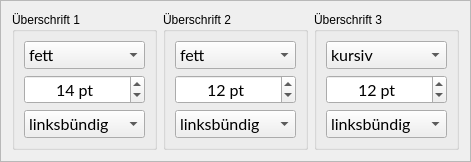
                <widget class="QFrame" name="frame_3">
                 <property name="sizePolicy">
                  <sizepolicy hsizetype="Expanding" vsizetype="Expanding">
                   <horstretch>0</horstretch>
                   <verstretch>0</verstretch>
                  </sizepolicy>
                 </property>
                 <property name="frameShape">
                  <enum>QFrame::Shape::StyledPanel</enum>
                 </property>
                 <property name="frameShadow">
                  <enum>QFrame::Shadow::Raised</enum>
                 </property>
                 <layout class="QHBoxLayout" name="horizontalLayout_6">
                  <item>
                   <widget class="QGroupBox" name="groupBox_7">
                    <property name="sizePolicy">
                     <sizepolicy hsizetype="Expanding" vsizetype="Expanding">
                      <horstretch>0</horstretch>
                      <verstretch>0</verstretch>
                     </sizepolicy>
                    </property>
                    <property name="title">
                     <string>Überschrift 1</string>
                    </property>
                    <layout class="QVBoxLayout" name="verticalLayout_4">
                     <item>
                      <widget class="QComboBox" name="comboBox_9">
                       <property name="font">
                        <font>
                         <family>Lato</family>
                         <pointsize>12</pointsize>
                         <bold>false</bold>
                         <stylestrategy>PreferAntialias</stylestrategy>
                         <kerning>true</kerning>
                        </font>
                       </property>
                       <property name="currentIndex">
                        <number>1</number>
                       </property>
                       <item>
                        <property name="text">
                         <string>normal</string>
                        </property>
                       </item>
                       <item>
                        <property name="text">
                         <string>fett</string>
                        </property>
                       </item>
                       <item>
                        <property name="text">
                         <string>kursiv</string>
                        </property>
                       </item>
                      </widget>
                     </item>
                     <item>
                      <widget class="QSpinBox" name="spinBox_5">
                       <property name="font">
                        <font>
                         <family>Lato</family>
                         <pointsize>12</pointsize>
                         <bold>false</bold>
                         <stylestrategy>PreferAntialias</stylestrategy>
                         <kerning>true</kerning>
                        </font>
                       </property>
                       <property name="alignment">
                        <set>Qt::AlignmentFlag::AlignCenter</set>
                       </property>
                       <property name="suffix">
                        <string> pt </string>
                       </property>
                       <property name="prefix">
                        <string/>
                       </property>
                       <property name="minimum">
                        <number>8</number>
                       </property>
                       <property name="maximum">
                        <number>24</number>
                       </property>
                       <property name="value">
                        <number>14</number>
                       </property>
                      </widget>
                     </item>
                     <item>
                      <widget class="QComboBox" name="comboBox_10">
                       <property name="font">
                        <font>
                         <family>Lato</family>
                         <pointsize>12</pointsize>
                         <bold>false</bold>
                         <stylestrategy>PreferAntialias</stylestrategy>
                         <kerning>true</kerning>
                        </font>
                       </property>
                       <property name="currentIndex">
                        <number>0</number>
                       </property>
                       <item>
                        <property name="text">
                         <string>linksbündig</string>
                        </property>
                       </item>
                       <item>
                        <property name="text">
                         <string>rechtsbündig</string>
                        </property>
                       </item>
                       <item>
                        <property name="text">
                         <string>zentriert</string>
                        </property>
                       </item>
                      </widget>
                     </item>
                    </layout>
                   </widget>
                  </item>
                  <item>
                   <widget class="QGroupBox" name="groupBox_8">
                    <property name="sizePolicy">
                     <sizepolicy hsizetype="Expanding" vsizetype="Expanding">
                      <horstretch>0</horstretch>
                      <verstretch>0</verstretch>
                     </sizepolicy>
                    </property>
                    <property name="title">
                     <string>Überschrift 2</string>
                    </property>
                    <layout class="QVBoxLayout" name="verticalLayout_5">
                     <item>
                      <widget class="QComboBox" name="comboBox_11">
                       <property name="font">
                        <font>
                         <family>Lato</family>
                         <pointsize>12</pointsize>
                         <bold>false</bold>
                         <stylestrategy>PreferAntialias</stylestrategy>
                         <kerning>true</kerning>
                        </font>
                       </property>
                       <property name="currentIndex">
                        <number>1</number>
                       </property>
                       <item>
                        <property name="text">
                         <string>normal</string>
                        </property>
                       </item>
                       <item>
                        <property name="text">
                         <string>fett</string>
                        </property>
                       </item>
                       <item>
                        <property name="text">
                         <string>kursiv</string>
                        </property>
                       </item>
                      </widget>
                     </item>
                     <item>
                      <widget class="QSpinBox" name="spinBox_6">
                       <property name="font">
                        <font>
                         <family>Lato</family>
                         <pointsize>12</pointsize>
                         <bold>false</bold>
                         <stylestrategy>PreferAntialias</stylestrategy>
                         <kerning>true</kerning>
                        </font>
                       </property>
                       <property name="alignment">
                        <set>Qt::AlignmentFlag::AlignCenter</set>
                       </property>
                       <property name="suffix">
                        <string> pt </string>
                       </property>
                       <property name="prefix">
                        <string/>
                       </property>
                       <property name="minimum">
                        <number>8</number>
                       </property>
                       <property name="maximum">
                        <number>24</number>
                       </property>
                       <property name="value">
                        <number>12</number>
                       </property>
                      </widget>
                     </item>
                     <item>
                      <widget class="QComboBox" name="comboBox_12">
                       <property name="font">
                        <font>
                         <family>Lato</family>
                         <pointsize>12</pointsize>
                         <bold>false</bold>
                         <stylestrategy>PreferAntialias</stylestrategy>
                         <kerning>true</kerning>
                        </font>
                       </property>
                       <item>
                        <property name="text">
                         <string>linksbündig</string>
                        </property>
                       </item>
                       <item>
                        <property name="text">
                         <string>rechtsbündig</string>
                        </property>
                       </item>
                       <item>
                        <property name="text">
                         <string>zentriert</string>
                        </property>
                       </item>
                      </widget>
                     </item>
                    </layout>
                   </widget>
                  </item>
                  <item>
                   <widget class="QGroupBox" name="groupBox_11">
                    <property name="sizePolicy">
                     <sizepolicy hsizetype="Expanding" vsizetype="Expanding">
                      <horstretch>0</horstretch>
                      <verstretch>0</verstretch>
                     </sizepolicy>
                    </property>
                    <property name="title">
                     <string>Überschrift 3</string>
                    </property>
                    <layout class="QVBoxLayout" name="verticalLayout_6">
                     <item>
                      <widget class="QComboBox" name="comboBox_13">
                       <property name="font">
                        <font>
                         <family>Lato</family>
                         <pointsize>12</pointsize>
                         <bold>false</bold>
                         <stylestrategy>PreferAntialias</stylestrategy>
                         <kerning>true</kerning>
                        </font>
                       </property>
                       <property name="currentIndex">
                        <number>2</number>
                       </property>
                       <item>
                        <property name="text">
                         <string>normal</string>
                        </property>
                       </item>
                       <item>
                        <property name="text">
                         <string>fett</string>
                        </property>
                       </item>
                       <item>
                        <property name="text">
                         <string>kursiv</string>
                        </property>
                       </item>
                      </widget>
                     </item>
                     <item>
                      <widget class="QSpinBox" name="spinBox_7">
                       <property name="font">
                        <font>
                         <family>Lato</family>
                         <pointsize>12</pointsize>
                         <bold>false</bold>
                         <stylestrategy>PreferAntialias</stylestrategy>
                         <kerning>true</kerning>
                        </font>
                       </property>
                       <property name="alignment">
                        <set>Qt::AlignmentFlag::AlignCenter</set>
                       </property>
                       <property name="suffix">
                        <string> pt </string>
                       </property>
                       <property name="prefix">
                        <string/>
                       </property>
                       <property name="minimum">
                        <number>8</number>
                       </property>
                       <property name="maximum">
                        <number>24</number>
                       </property>
                       <property name="value">
                        <number>12</number>
                       </property>
                      </widget>
                     </item>
                     <item>
                      <widget class="QComboBox" name="comboBox_14">
                       <property name="font">
                        <font>
                         <family>Lato</family>
                         <pointsize>12</pointsize>
                         <bold>false</bold>
                         <stylestrategy>PreferAntialias</stylestrategy>
                         <kerning>true</kerning>
                        </font>
                       </property>
                       <item>
                        <property name="text">
                         <string>linksbündig</string>
                        </property>
                       </item>
                       <item>
                        <property name="text">
                         <string>rechtsbündig</string>
                        </property>
                       </item>
                       <item>
                        <property name="text">
                         <string>zentriert</string>
                        </property>
                       </item>
                      </widget>
                     </item>
                    </layout>
                   </widget>
                  </item>
                 </layout>
                </widget>
